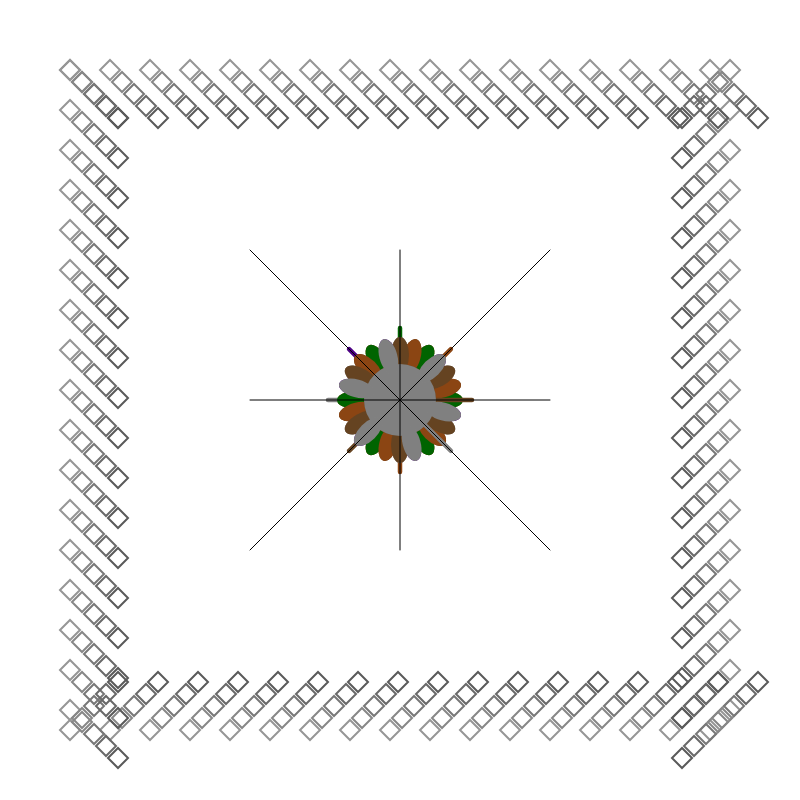
Frame 1 (no input)
Frame 2 (the mouse pressed at the canvas centre, redrawn once): identical to frame 1, image omitted

The p5.js sketch that drew this single still picture (run headless with seeded random() and noise() and a simulated clock; the mouse was pressed at the canvas centre and the sketch redrawn once):

// p5.js sketch
// ── sketch.js
function setup() {
  createCanvas(800, 800);
  noLoop();
}

function draw() {
  background(255);
  
  // Draw mathematical border with interlocking shapes
  drawMathematicalBorder();
  
  // Draw central symmetrical floral pattern
  drawSymmetricalFloralPattern();
}

function drawMathematicalBorder() {
  const borderSize = 60;
  const layerCount = 5;
  
  for (let layer = 0; layer < layerCount; layer++) {
    const offset = layer * 12;
    const colorValue = 150 - layer * 15;
    
    stroke(colorValue);
    strokeWeight(2);
    noFill();
    
    // Top border
    for (let x = borderSize; x < width - borderSize; x += 40) {
      if ((x / 40) % 2 === 0) {
        rect(x + offset, borderSize + offset, 20, 20);
      } else {
        beginShape();
        vertex(x + offset + 10, borderSize + offset);
        vertex(x + offset + 20, borderSize + offset + 10);
        vertex(x + offset + 10, borderSize + offset + 20);
        vertex(x + offset, borderSize + offset + 10);
        endShape(CLOSE);
      }
    }
    
    // Bottom border
    for (let x = borderSize; x < width - borderSize; x += 40) {
      if ((x / 40) % 2 === 0) {
        rect(x + offset, height - borderSize - 20 - offset, 20, 20);
      } else {
        beginShape();
        vertex(x + offset + 10, height - borderSize - offset);
        vertex(x + offset + 20, height - borderSize - 10 - offset);
        vertex(x + offset + 10, height - borderSize - offset - 20);
        vertex(x + offset, height - borderSize - 10 - offset);
        endShape(CLOSE);
      }
    }
    
    // Left border
    for (let y = borderSize; y < height - borderSize; y += 40) {
      if ((y / 40) % 2 === 0) {
        rect(borderSize + offset, y + offset, 20, 20);
      } else {
        beginShape();
        vertex(borderSize + offset, y + offset + 10);
        vertex(borderSize + offset + 10, y + offset + 20);
        vertex(borderSize + offset + 20, y + offset + 10);
        vertex(borderSize + offset + 10, y + offset);
        endShape(CLOSE);
      }
    }
    
    // Right border
    for (let y = borderSize; y < height - borderSize; y += 40) {
      if ((y / 40) % 2 === 0) {
        rect(width - borderSize - 20 - offset, y + offset, 20, 20);
      } else {
        beginShape();
        vertex(width - borderSize - offset, y + offset + 10);
        vertex(width - borderSize - 10 - offset, y + offset + 20);
        vertex(width - borderSize - offset - 20, y + offset + 10);
        vertex(width - borderSize - 10 - offset, y + offset);
        endShape(CLOSE);
      }
    }
  }
}

function drawSymmetricalFloralPattern() {
  const centerX = width / 2;
  const centerY = height / 2;
  const patternSize = 300;
  
  // Deep jewel tones for floral motifs
  const colors = [
    [139, 69, 19],   // Brown
    [101, 67, 33],   // Darker brown
    [128, 128, 128], // Gray
    [75, 0, 130],    // Indigo
    [0, 100, 0]      // Dark green
  ];
  
  // Draw central symmetrical floral pattern with organic growth effect
  for (let i = 0; i < 8; i++) {
    const angle = TWO_PI * i / 8;
    const distance = patternSize * 0.3;
    
    push();
    translate(centerX, centerY);
    rotate(angle);
    
    // Draw stylized floral motif
    drawFloralMotif(0, 0, distance, colors[i % colors.length]);
    
    pop();
  }
  
  // Add central symmetry lines
  stroke(0);
  strokeWeight(1);
  line(centerX - patternSize/2, centerY, centerX + patternSize/2, centerY);
  line(centerX, centerY - patternSize/2, centerX, centerY + patternSize/2);
  line(centerX - patternSize/2, centerY - patternSize/2, centerX + patternSize/2, centerY + patternSize/2);
  line(centerX - patternSize/2, centerY + patternSize/2, centerX + patternSize/2, centerY - patternSize/2);
}

function drawFloralMotif(x, y, size, color) {
  // Draw organic floral motifs with mathematical symmetry
  fill(color[0], color[1], color[2]);
  noStroke();
  
  // Central flower
  ellipse(x, y, size * 0.8, size * 0.8);
  
  // Petals arranged symmetrically
  for (let i = 0; i < 6; i++) {
    const angle = TWO_PI * i / 6;
    const petalX = x + cos(angle) * size * 0.5;
    const petalY = y + sin(angle) * size * 0.5;
    
    push();
    translate(petalX, petalY);
    rotate(angle);
    ellipse(0, 0, size * 0.4, size * 0.2);
    pop();
  }
  
  // Stem with organic growth
  stroke(color[0], color[1], color[2]);
  strokeWeight(size * 0.05);
  line(x, y, x, y + size * 0.8);
}
